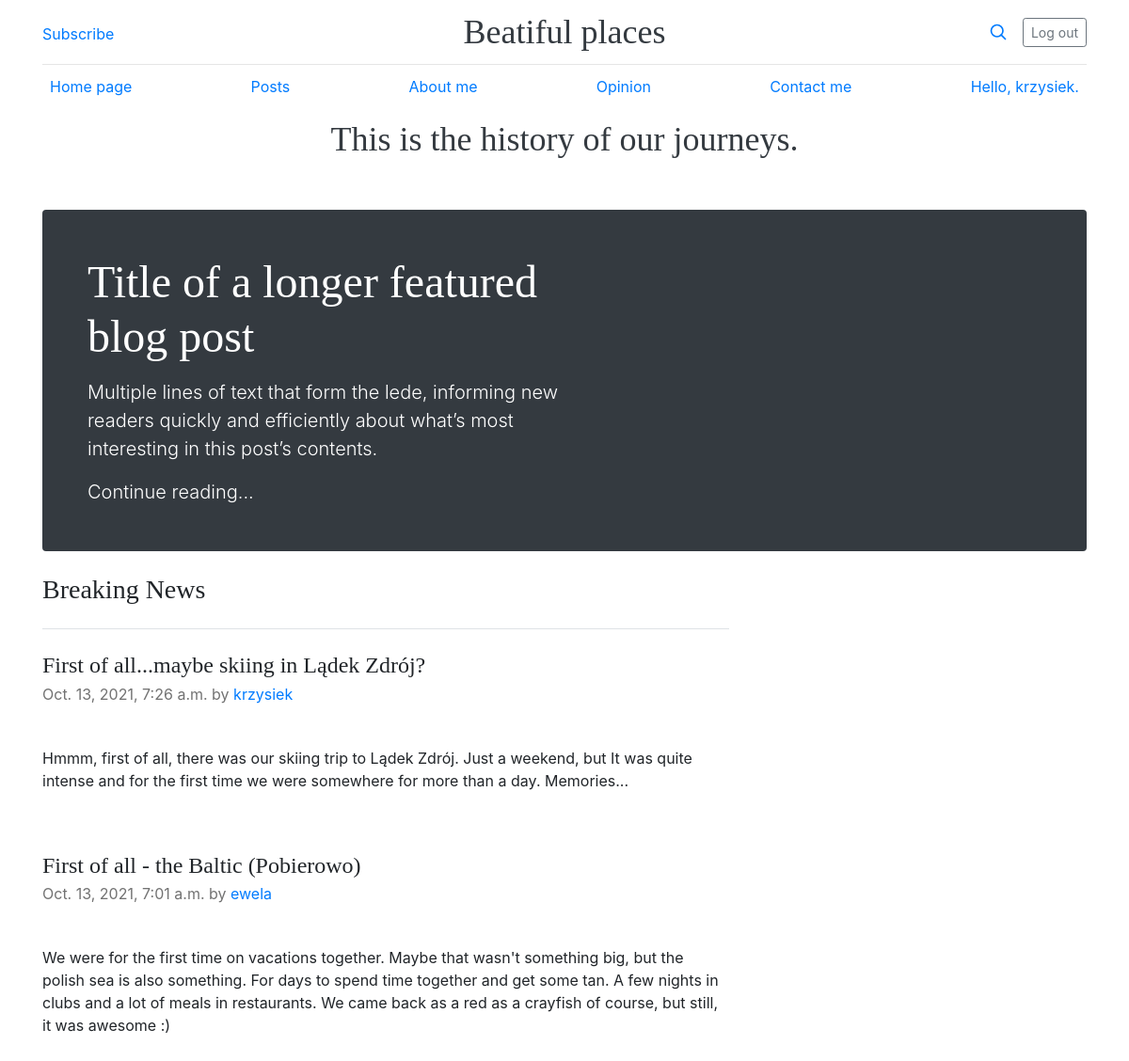
The page / (signed in) on the database its author committed.
### blog_app/models.py (models this page shows, shortened)
class BlogPost(models.Model):
    title = models.TextField(max_length=70)
    text = models.TextField()
    date_added = models.DateTimeField(auto_now_add=True)
    owner=models.ForeignKey(User, on_delete=models.CASCADE)

### blog_app/views.py (the view)
# urls.py: path('', views.index, name = 'index'),
def index(request):
    posts = BlogPost.objects.order_by('-date_added')
    context = { 'posts' : posts}
    return render(request, 'blog_app/index.html', context)

### blog_app/templates/blog_app/index.html
{% extends "blog_app/base.html" %}
{% block content %}
<br>
<br>
<main class="container">
  <div class="p-4 p-md-5 mb-4 text-white rounded bg-dark">
    <div class="col-md-6 px-0">
      <h1 class="display-4 fst-italic">Title of a longer featured blog post</h1>
      <p class="lead my-3">Multiple lines of text that form the lede, informing new readers quickly and efficiently about what’s most interesting in this post’s contents.</p>
      <p class="lead mb-0"><a href="#" class="text-white fw-bold">Continue reading...</a></p>
    </div>
  </div>
  <div class="row g-5">
    <div class="col-md-8">
      <h3 class="pb-4 mb-4 fst-italic border-bottom">
        Breaking News
      </h3>
        {% for post in posts %}
            <div>
                <article class="blog-post">
                <h2 class="blog-post-title">{{post.title}}</h2>
                <p class="blog-post-meta">{{post.date_added}} by <a href="#">{{post.owner}}</a></p>
                <br>
                <p>{{post.text|linebreaksbr}}</p>
            </div>
        {% empty %}
            <li> No posts. </li>
        {%endfor%}
</main>
{% endblock content %}

### blog_app/templates/blog_app/base.html (shortened to what this page needs)
{% load static %}
<!doctype html>
<html lang="en">
<head>
<link href="../assets/dist/css/bootstrap.min.css" rel="stylesheet">
    <link href="blog.css" rel="stylesheet">
    <link rel="stylesheet" href="https://maxcdn.bootstrapcdn.com/bootstrap/4.0.0/css/bootstrap.min.css">
    <link rel="stylesheet" href="{% static 'css/blog.css' %}">
</head>
<body>
    {% if user.is_authenticated %}
        <div class="container">
        <header class="blog-header py-3">
            <div class="row flex-nowrap justify-content-between align-items-center">
            <div class="col-4 pt-1">
                <a class="link-secondary" href="#">Subscribe</a>
            </div>
            <div class="col-4 text-center">
                <a class="blog-header-logo text-dark" href="#">Beatiful places</a>
            </div>
            <div class="col-4 d-flex justify-content-end align-items-center">
                <a class="link-secondary" href="#" aria-label="Search">
                <svg xmlns="http://www.w3.org/2000/svg" width="20" height="20" fill="none" stroke="currentColor" stroke-linecap="round" stroke-linejoin="round" stroke-width="2" class="mx-3" role="img" viewBox="0 0 24 24"><title>Search</title><circle cx="10.5" cy="10.5" r="7.5"/><path d="M21 21l-5.2-5.2"/></svg>
                </a>
                <a class="btn btn-sm btn-outline-secondary" href="{% url 'users:logout' %}">Log out</a>
            </div>
            </div>
        </header>
        <div class="nav-scroller py-1 mb-2">
            <nav class="nav d-flex justify-content-between">
            <a class="p-2 link-secondary" href="{% url 'blog_app:index' %}">Home page</a>
            <a class="p-2 link-secondary" href="{% url 'blog_app:posts' %}">Posts</a>
            <a class="p-2 link-secondary" href="#">About me</a>
            <a class="p-2 link-secondary" href="#">Opinion</a>
            <a class="p-2 link-secondary" href="#">Contact me</a>
            <a class="p-2 link-secondary" href="#">Hello, {{user.username}}. </a>
            </nav>
        </div>
        </div>
    {% endif %}
    <div class="text-center">
            <a class="blog-header-logo text-dark" href="#">This is the history of our journeys.</a>
    </div>
    {% block content %}{% endblock content %}
</body>

### blog_app/static/css/blog.css (style rules this page uses)
.blog-header { line-height: 1; border-bottom: 1px solid #e5e5e5; }
.blog-header-logo { font-family: "Playfair Display", Georgia, "Times New Roman", serif; font-size: 2.25rem; }
h1, h2, h3, h4, h5, h6 { font-family: "Playfair Display", Georgia, "Times New Roman", serif; }
.display-4 { font-size: 2.5rem; }
@media (min-width: 768px) { .display-4 { font-size: 3rem; } }
.nav-scroller { position: relative; z-index: 2; height: 2.75rem; overflow-y: hidden; }
.nav-scroller .nav { display: flex; flex-wrap: nowrap; padding-bottom: 1rem; margin-top: -1px; overflow-x: auto; text-align: center; white-space: nowrap; -webkit-overflow-scrolling: touch; }
.blog-post { margin-bottom: 4rem; }
.blog-post-title { margin-bottom: .25rem; font-size: 1.5rem; }
.blog-post-meta { margin-bottom: 1.25rem; color: #727272; }

### rows shown on the page
BlogPost: title "First of all...maybe skiing in Lądek Zdrój?", date_added "Oct. 13, 2021, 7:26 a.m.", owner "krzysiek", text "Hmmm, first of all, there was our skiing trip to Lądek Zdrój. Just a weekend, but It was quite intense and for the first time we were somewhere for more than a day. Memories..."
BlogPost: title "First of all - the Baltic (Pobierowo)", date_added "Oct. 13, 2021, 7:01 a.m.", owner "ewela", text "We were for the first time on vacations together. Maybe that wasn't something big, but the polish sea is also something. For days to spend time together and get some tan. A few nights in clubs and a lot of meals in restaurants. We came back as a red as a crayfish of course, but still, it was awesome :)"

### other values the page prints
{{ user.username }} "krzysiek"
